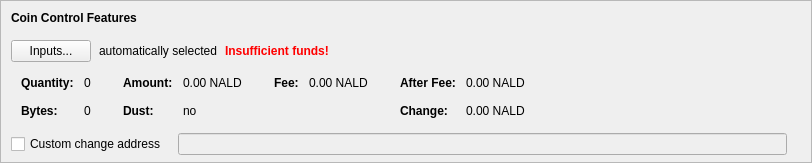
      <widget class="QFrame" name="frameCoinControl">
       <property name="sizePolicy">
        <sizepolicy hsizetype="Expanding" vsizetype="Fixed">
         <horstretch>0</horstretch>
         <verstretch>0</verstretch>
        </sizepolicy>
       </property>
       <property name="maximumSize">
        <size>
         <width>16777215</width>
         <height>16777215</height>
        </size>
       </property>
       <property name="frameShape">
        <enum>QFrame::StyledPanel</enum>
       </property>
       <property name="frameShadow">
        <enum>QFrame::Sunken</enum>
       </property>
       <layout class="QVBoxLayout" name="verticalLayoutCoinControl2">
        <property name="spacing">
         <number>0</number>
        </property>
        <property name="leftMargin">
         <number>0</number>
        </property>
        <property name="topMargin">
         <number>0</number>
        </property>
        <property name="rightMargin">
         <number>0</number>
        </property>
        <property name="bottomMargin">
         <number>6</number>
        </property>
        <item>
         <layout class="QVBoxLayout" name="verticalLayoutCoinControl" stretch="0,0,0,0,0">
          <property name="spacing">
           <number>0</number>
          </property>
          <property name="leftMargin">
           <number>10</number>
          </property>
          <property name="topMargin">
           <number>10</number>
          </property>
          <item>
           <layout class="QHBoxLayout" name="horizontalLayoutCoinControl1">
            <property name="bottomMargin">
             <number>15</number>
            </property>
            <item>
             <widget class="QLabel" name="labelCoinControlFeatures">
              <property name="sizePolicy">
               <sizepolicy hsizetype="Preferred" vsizetype="Maximum">
                <horstretch>0</horstretch>
                <verstretch>0</verstretch>
               </sizepolicy>
              </property>
              <property name="font">
               <font>
                <weight>75</weight>
                <bold>true</bold>
               </font>
              </property>
              <property name="styleSheet">
               <string notr="true">font-weight:bold;</string>
              </property>
              <property name="text">
               <string>Coin Control Features</string>
              </property>
             </widget>
            </item>
           </layout>
          </item>
          <item>
           <layout class="QHBoxLayout" name="horizontalLayoutCoinControl2" stretch="0,0,0,0">
            <property name="spacing">
             <number>8</number>
            </property>
            <property name="bottomMargin">
             <number>10</number>
            </property>
            <item>
             <widget class="QPushButton" name="pushButtonCoinControl">
              <property name="styleSheet">
               <string notr="true"/>
              </property>
              <property name="text">
               <string>Inputs...</string>
              </property>
              <property name="autoDefault">
               <bool>false</bool>
              </property>
             </widget>
            </item>
            <item>
             <widget class="QLabel" name="labelCoinControlAutomaticallySelected">
              <property name="text">
               <string>automatically selected</string>
              </property>
              <property name="margin">
               <number>5</number>
              </property>
             </widget>
            </item>
            <item>
             <widget class="QLabel" name="labelCoinControlInsuffFunds">
              <property name="font">
               <font>
                <weight>75</weight>
                <bold>true</bold>
               </font>
              </property>
              <property name="styleSheet">
               <string notr="true">color:red;font-weight:bold;</string>
              </property>
              <property name="text">
               <string>Insufficient funds!</string>
              </property>
              <property name="margin">
               <number>5</number>
              </property>
             </widget>
            </item>
            <item>
             <spacer name="horizontalSpacerCoinControl">
              <property name="orientation">
               <enum>Qt::Horizontal</enum>
              </property>
              <property name="sizeHint" stdset="0">
               <size>
                <width>40</width>
                <height>1</height>
               </size>
              </property>
             </spacer>
            </item>
           </layout>
          </item>
          <item>
           <widget class="QWidget" name="widgetCoinControl" native="true">
            <property name="sizePolicy">
             <sizepolicy hsizetype="Preferred" vsizetype="Preferred">
              <horstretch>0</horstretch>
              <verstretch>0</verstretch>
             </sizepolicy>
            </property>
            <property name="minimumSize">
             <size>
              <width>0</width>
              <height>0</height>
             </size>
            </property>
            <property name="styleSheet">
             <string notr="true"/>
            </property>
            <layout class="QHBoxLayout" name="horizontalLayoutCoinControl5">
             <property name="leftMargin">
              <number>0</number>
             </property>
             <property name="topMargin">
              <number>0</number>
             </property>
             <property name="rightMargin">
              <number>0</number>
             </property>
             <property name="bottomMargin">
              <number>0</number>
             </property>
             <item>
              <layout class="QHBoxLayout" name="horizontalLayoutCoinControl3" stretch="0,0,0,1">
               <property name="spacing">
                <number>20</number>
               </property>
               <property name="topMargin">
                <number>0</number>
               </property>
               <property name="bottomMargin">
                <number>10</number>
               </property>
               <item>
                <layout class="QFormLayout" name="formLayoutCoinControl1">
                 <property name="horizontalSpacing">
                  <number>10</number>
                 </property>
                 <property name="verticalSpacing">
                  <number>14</number>
                 </property>
                 <property name="leftMargin">
                  <number>10</number>
                 </property>
                 <property name="topMargin">
                  <number>4</number>
                 </property>
                 <property name="rightMargin">
                  <number>6</number>
                 </property>
                 <item row="0" column="0">
                  <widget class="QLabel" name="labelCoinControlQuantityText">
                   <property name="font">
                    <font>
                     <weight>75</weight>
                     <bold>true</bold>
                    </font>
                   </property>
                   <property name="text">
                    <string>Quantity:</string>
                   </property>
                   <property name="margin">
                    <number>0</number>
                   </property>
                  </widget>
                 </item>
                 <item row="0" column="1">
                  <widget class="QLabel" name="labelCoinControlQuantity">
                   <property name="cursor">
                    <cursorShape>IBeamCursor</cursorShape>
                   </property>
                   <property name="contextMenuPolicy">
                    <enum>Qt::ActionsContextMenu</enum>
                   </property>
                   <property name="text">
                    <string notr="true">0</string>
                   </property>
                   <property name="margin">
                    <number>0</number>
                   </property>
                   <property name="textInteractionFlags">
                    <set>Qt::LinksAccessibleByMouse|Qt::TextSelectableByKeyboard|Qt::TextSelectableByMouse</set>
                   </property>
                  </widget>
                 </item>
                 <item row="1" column="0">
                  <widget class="QLabel" name="labelCoinControlBytesText">
                   <property name="font">
                    <font>
                     <weight>75</weight>
                     <bold>true</bold>
                    </font>
                   </property>
                   <property name="text">
                    <string>Bytes:</string>
                   </property>
                  </widget>
                 </item>
                 <item row="1" column="1">
                  <widget class="QLabel" name="labelCoinControlBytes">
                   <property name="cursor">
                    <cursorShape>IBeamCursor</cursorShape>
                   </property>
                   <property name="contextMenuPolicy">
                    <enum>Qt::ActionsContextMenu</enum>
                   </property>
                   <property name="text">
                    <string notr="true">0</string>
                   </property>
                   <property name="textInteractionFlags">
                    <set>Qt::LinksAccessibleByMouse|Qt::TextSelectableByKeyboard|Qt::TextSelectableByMouse</set>
                   </property>
                  </widget>
                 </item>
                </layout>
               </item>
               <item>
                <layout class="QFormLayout" name="formLayoutCoinControl2">
                 <property name="horizontalSpacing">
                  <number>10</number>
                 </property>
                 <property name="verticalSpacing">
                  <number>14</number>
                 </property>
                 <property name="leftMargin">
                  <number>6</number>
                 </property>
                 <property name="topMargin">
                  <number>4</number>
                 </property>
                 <property name="rightMargin">
                  <number>6</number>
                 </property>
                 <item row="0" column="0">
                  <widget class="QLabel" name="labelCoinControlAmountText">
                   <property name="font">
                    <font>
                     <weight>75</weight>
                     <bold>true</bold>
                    </font>
                   </property>
                   <property name="text">
                    <string>Amount:</string>
                   </property>
                   <property name="margin">
                    <number>0</number>
                   </property>
                  </widget>
                 </item>
                 <item row="0" column="1">
                  <widget class="QLabel" name="labelCoinControlAmount">
                   <property name="cursor">
                    <cursorShape>IBeamCursor</cursorShape>
                   </property>
                   <property name="contextMenuPolicy">
                    <enum>Qt::ActionsContextMenu</enum>
                   </property>
                   <property name="text">
                    <string notr="true">0.00 NALD</string>
                   </property>
                   <property name="textInteractionFlags">
                    <set>Qt::LinksAccessibleByMouse|Qt::TextSelectableByKeyboard|Qt::TextSelectableByMouse</set>
                   </property>
                  </widget>
                 </item>
                 <item row="1" column="0">
                  <widget class="QLabel" name="labelCoinControlLowOutputText">
                   <property name="font">
                    <font>
                     <weight>75</weight>
                     <bold>true</bold>
                    </font>
                   </property>
                   <property name="text">
                    <string>Dust:</string>
                   </property>
                  </widget>
                 </item>
                 <item row="1" column="1">
                  <widget class="QLabel" name="labelCoinControlLowOutput">
                   <property name="cursor">
                    <cursorShape>IBeamCursor</cursorShape>
                   </property>
                   <property name="contextMenuPolicy">
                    <enum>Qt::ActionsContextMenu</enum>
                   </property>
                   <property name="text">
                    <string notr="true">no</string>
                   </property>
                   <property name="textInteractionFlags">
                    <set>Qt::LinksAccessibleByMouse|Qt::TextSelectableByKeyboard|Qt::TextSelectableByMouse</set>
                   </property>
                  </widget>
                 </item>
                </layout>
               </item>
               <item>
                <layout class="QFormLayout" name="formLayoutCoinControl3">
                 <property name="horizontalSpacing">
                  <number>10</number>
                 </property>
                 <property name="verticalSpacing">
                  <number>14</number>
                 </property>
                 <property name="leftMargin">
                  <number>6</number>
                 </property>
                 <property name="topMargin">
                  <number>4</number>
                 </property>
                 <property name="rightMargin">
                  <number>6</number>
                 </property>
                 <item row="0" column="0">
                  <widget class="QLabel" name="labelCoinControlFeeText">
                   <property name="font">
                    <font>
                     <weight>75</weight>
                     <bold>true</bold>
                    </font>
                   </property>
                   <property name="text">
                    <string>Fee:</string>
                   </property>
                   <property name="margin">
                    <number>0</number>
                   </property>
                  </widget>
                 </item>
                 <item row="0" column="1">
                  <widget class="QLabel" name="labelCoinControlFee">
                   <property name="cursor">
                    <cursorShape>IBeamCursor</cursorShape>
                   </property>
                   <property name="contextMenuPolicy">
                    <enum>Qt::ActionsContextMenu</enum>
                   </property>
                   <property name="text">
                    <string notr="true">0.00 NALD</string>
                   </property>
                   <property name="textInteractionFlags">
                    <set>Qt::LinksAccessibleByMouse|Qt::TextSelectableByKeyboard|Qt::TextSelectableByMouse</set>
                   </property>
                  </widget>
                 </item>
                </layout>
               </item>
               <item>
                <layout class="QFormLayout" name="formLayoutCoinControl4">
                 <property name="horizontalSpacing">
                  <number>10</number>
                 </property>
                 <property name="verticalSpacing">
                  <number>14</number>
                 </property>
                 <property name="leftMargin">
                  <number>6</number>
                 </property>
                 <property name="topMargin">
                  <number>4</number>
                 </property>
                 <property name="rightMargin">
                  <number>6</number>
                 </property>
                 <item row="0" column="0">
                  <widget class="QLabel" name="labelCoinControlAfterFeeText">
                   <property name="font">
                    <font>
                     <weight>75</weight>
                     <bold>true</bold>
                    </font>
                   </property>
                   <property name="text">
                    <string>After Fee:</string>
                   </property>
                   <property name="margin">
                    <number>0</number>
                   </property>
                  </widget>
                 </item>
                 <item row="0" column="1">
                  <widget class="QLabel" name="labelCoinControlAfterFee">
                   <property name="cursor">
                    <cursorShape>IBeamCursor</cursorShape>
                   </property>
                   <property name="contextMenuPolicy">
                    <enum>Qt::ActionsContextMenu</enum>
                   </property>
                   <property name="text">
                    <string notr="true">0.00 NALD</string>
                   </property>
                   <property name="textInteractionFlags">
                    <set>Qt::LinksAccessibleByMouse|Qt::TextSelectableByKeyboard|Qt::TextSelectableByMouse</set>
                   </property>
                  </widget>
                 </item>
                 <item row="1" column="0">
                  <widget class="QLabel" name="labelCoinControlChangeText">
                   <property name="font">
                    <font>
                     <weight>75</weight>
                     <bold>true</bold>
                    </font>
                   </property>
                   <property name="text">
                    <string>Change:</string>
                   </property>
                  </widget>
                 </item>
                 <item row="1" column="1">
                  <widget class="QLabel" name="labelCoinControlChange">
                   <property name="cursor">
                    <cursorShape>IBeamCursor</cursorShape>
                   </property>
                   <property name="contextMenuPolicy">
                    <enum>Qt::ActionsContextMenu</enum>
                   </property>
                   <property name="text">
                    <string notr="true">0.00 NALD</string>
                   </property>
                   <property name="textInteractionFlags">
                    <set>Qt::LinksAccessibleByMouse|Qt::TextSelectableByKeyboard|Qt::TextSelectableByMouse</set>
                   </property>
                  </widget>
                 </item>
                </layout>
               </item>
              </layout>
             </item>
            </layout>
           </widget>
          </item>
          <item>
           <layout class="QHBoxLayout" name="horizontalLayoutCoinControl4" stretch="0,0,0">
            <property name="spacing">
             <number>12</number>
            </property>
            <property name="sizeConstraint">
             <enum>QLayout::SetDefaultConstraint</enum>
            </property>
            <property name="topMargin">
             <number>5</number>
            </property>
            <property name="rightMargin">
             <number>5</number>
            </property>
            <item>
             <widget class="QCheckBox" name="checkBoxCoinControlChange">
              <property name="toolTip">
               <string>If this is activated, but the change address is empty or invalid, change will be sent to a newly generated address.</string>
              </property>
              <property name="text">
               <string>Custom change address</string>
              </property>
             </widget>
            </item>
            <item>
             <widget class="QValidatedLineEdit" name="lineEditCoinControlChange">
              <property name="enabled">
               <bool>false</bool>
              </property>
              <property name="sizePolicy">
               <sizepolicy hsizetype="Expanding" vsizetype="Fixed">
                <horstretch>0</horstretch>
                <verstretch>0</verstretch>
               </sizepolicy>
              </property>
             </widget>
            </item>
            <item>
             <widget class="QLabel" name="labelCoinControlChangeLabel">
              <property name="sizePolicy">
               <sizepolicy hsizetype="Preferred" vsizetype="Expanding">
                <horstretch>0</horstretch>
                <verstretch>0</verstretch>
               </sizepolicy>
              </property>
              <property name="minimumSize">
               <size>
                <width>0</width>
                <height>0</height>
               </size>
              </property>
              <property name="text">
               <string/>
              </property>
              <property name="margin">
               <number>3</number>
              </property>
             </widget>
            </item>
           </layout>
          </item>
          <item>
           <spacer name="verticalSpacerCoinControl">
            <property name="orientation">
             <enum>Qt::Vertical</enum>
            </property>
            <property name="sizeHint" stdset="0">
             <size>
              <width>800</width>
              <height>1</height>
             </size>
            </property>
           </spacer>
          </item>
         </layout>
        </item>
       </layout>
      </widget>
